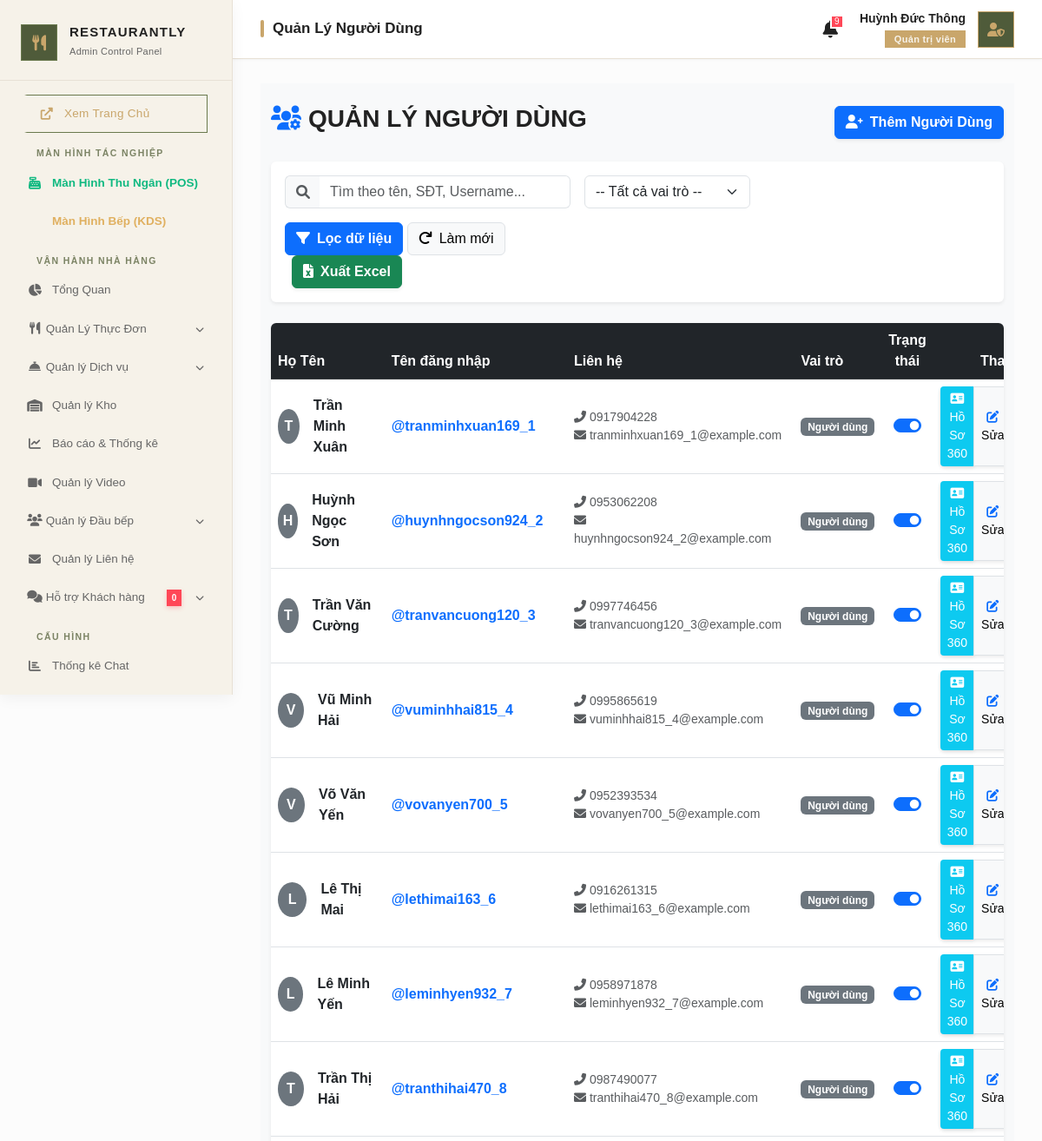
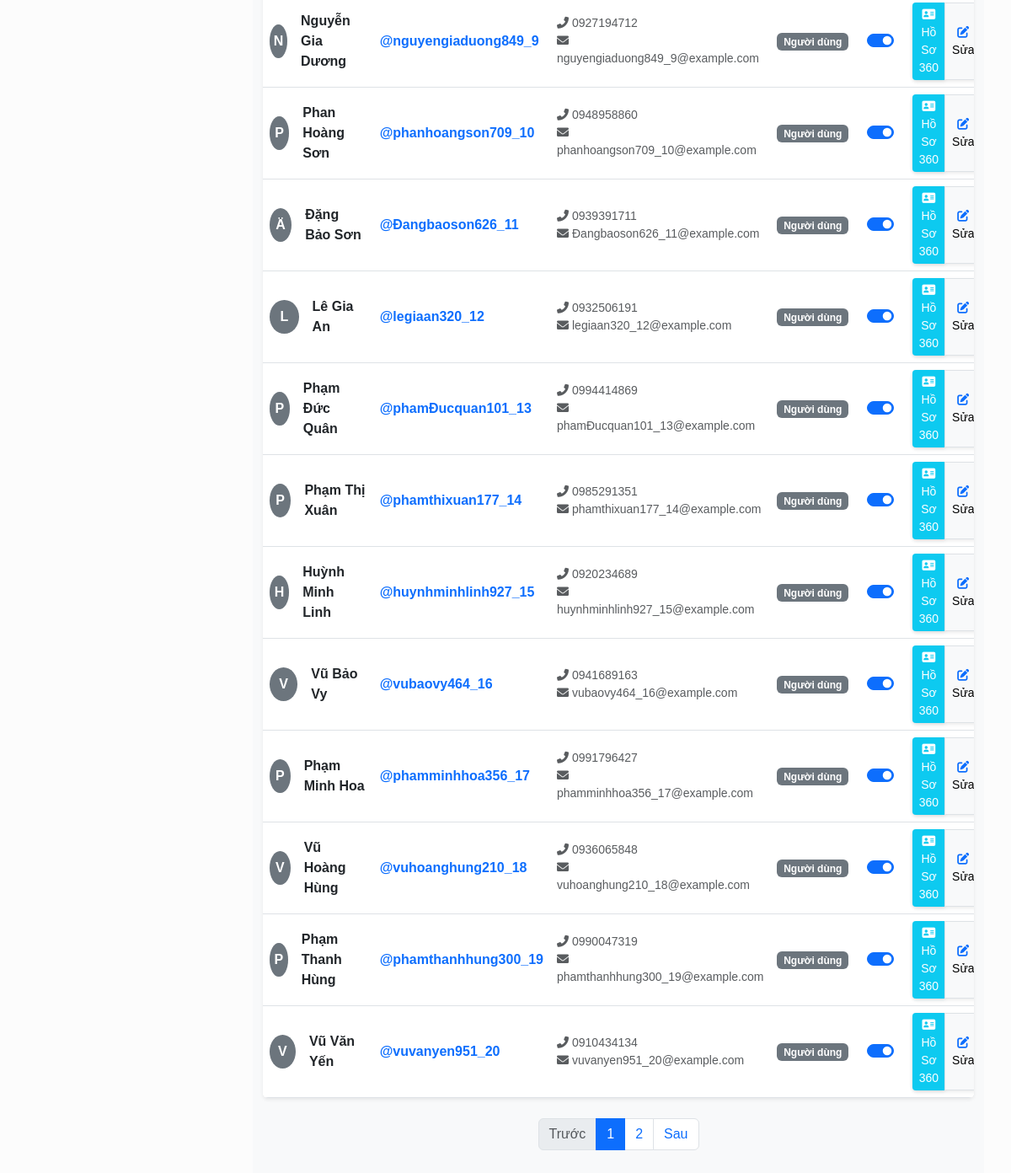
/admin/controllers/UserController.php (signed in), run on an earlier commit of the app's database (2 pictures, top to bottom).
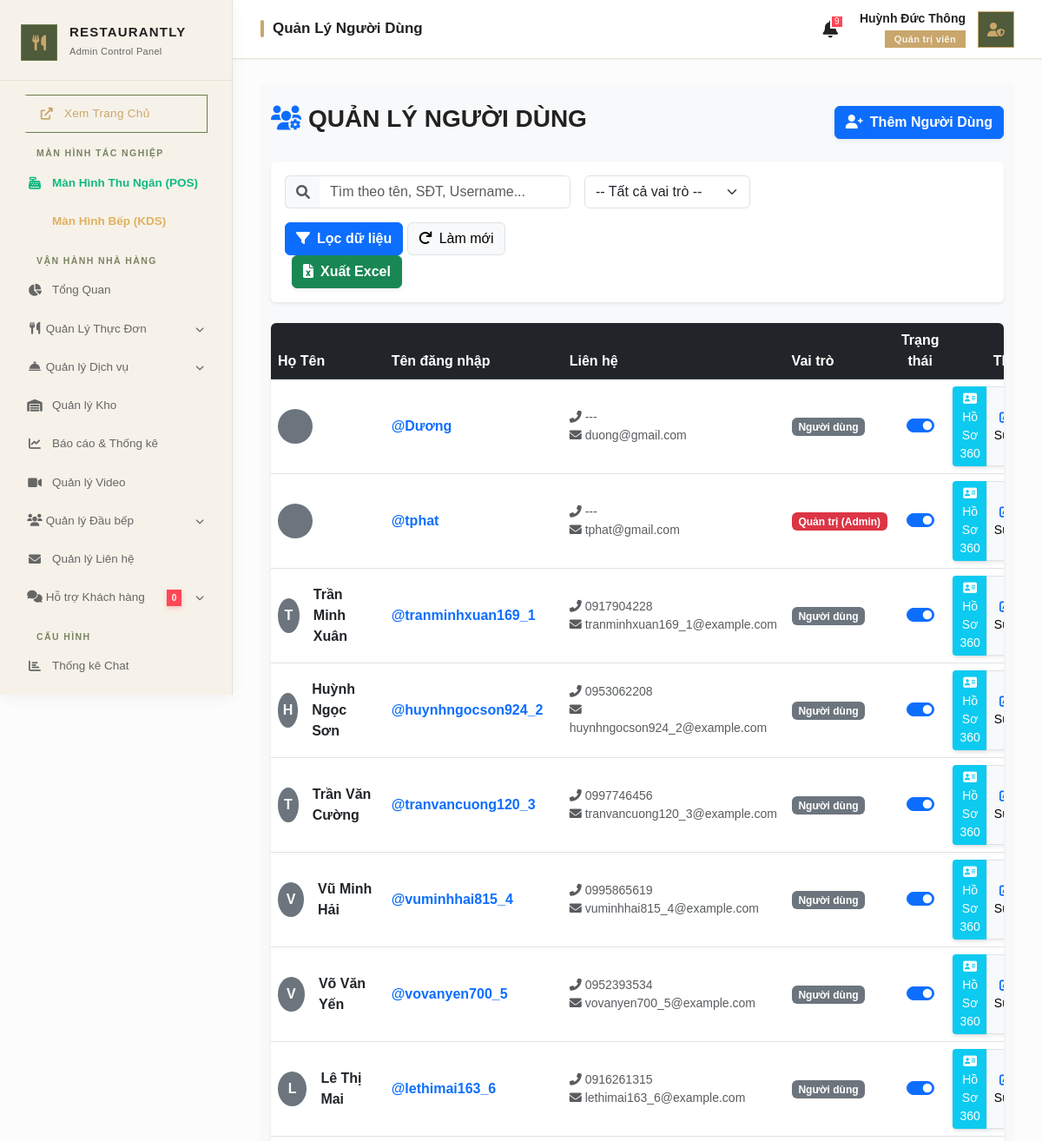
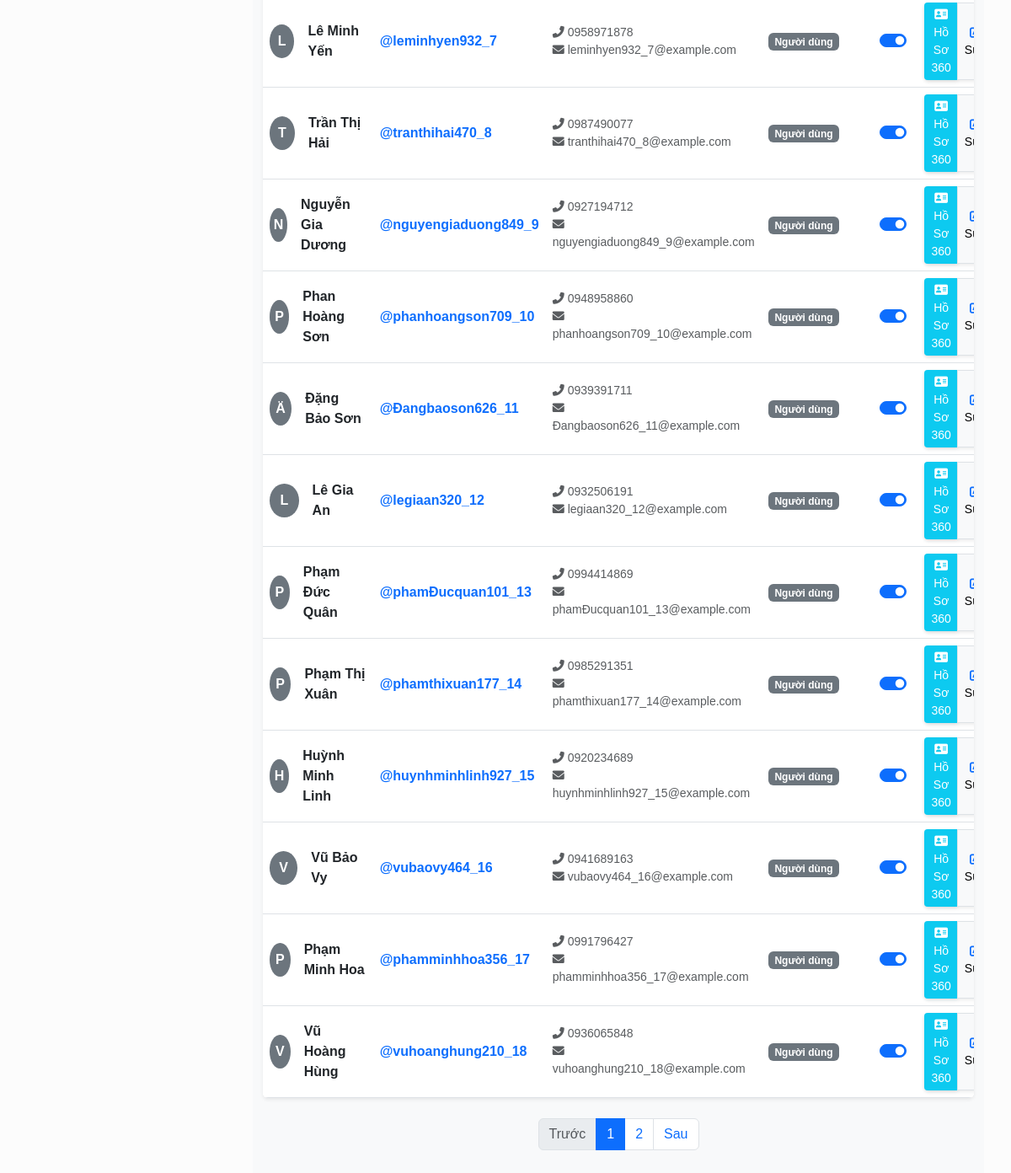
And on a later commit of the database (2 pictures, top to bottom).
### tables this page shows
CREATE TABLE `users` (
  `id` int(11) NOT NULL,
  `username` varchar(50) NOT NULL,
  `password` varchar(255) NOT NULL,
  `full_name` varchar(100) NOT NULL,
  `avatar` varchar(255) DEFAULT NULL,
  `avatar_blob` longblob DEFAULT NULL,
  `avatar_mime` varchar(50) DEFAULT NULL,
  `phone` varchar(20) DEFAULT NULL,
  `birthday` date DEFAULT NULL,
  `email` varchar(100) DEFAULT NULL,
  `google_id` varchar(255) DEFAULT NULL,
  `role` enum('admin','cashier','chef','waiter','customer','staff') DEFAULT 'customer',
  `is_active` tinyint(1) DEFAULT 1,
  `created_at` datetime DEFAULT current_timestamp(),
  `employee_id` int(11) DEFAULT NULL,
  `doneness` varchar(50) DEFAULT NULL,
  `flavor_profile` varchar(255) DEFAULT NULL,
  `fav_ingredients` varchar(255) DEFAULT NULL,
  `disliked_ingredients` varchar(255) DEFAULT NULL,
  `allergies` varchar(255) DEFAULT NULL
);

### admin/controllers/UserController.php (called while the page is built, shortened)
<?php
$db = (new Database())->getConnection();
$search = trim($_GET['search'] ?? '');
$filter_role = $_GET['role'] ?? '';
$page = isset($_GET['page']) ? max(1, (int)$_GET['page']) : 1;
$limit = 20;
$offset = ($page - 1) * $limit;
$where = ["1=1"];
$params = [];
$where_clause = implode(' AND ', $where);
$count_query = "SELECT COUNT(*) FROM users u WHERE $where_clause";
$stmt_count = $db->prepare($count_query);
$stmt_count->execute($params);
$total_records = $stmt_count->fetchColumn();
$total_pages = ceil($total_records / $limit);
$query = "
    SELECT u.*,
           COUNT(sb.id) as total_bookings,
           SUM(CASE WHEN sb.status = 'Completed' THEN sb.total_amount ELSE 0 END) as total_spent
    FROM users u
    LEFT JOIN service_bookings sb ON u.id = sb.user_id
    WHERE $where_clause
    GROUP BY u.id
    ORDER BY u.created_at DESC
    LIMIT $limit OFFSET $offset
";
$stmt_users = $db->prepare($query);
$stmt_users->execute($params);
$users = $stmt_users->fetchAll(PDO::FETCH_ASSOC);
require_once __DIR__ . '/../views/users/user_view.php';

### admin/views/users/user_view.php (the view, shortened to what the changed rows need)
<?php include __DIR__ . '/../../../public/admin_layout_header.php'; ?>
<div class="container-fluid py-4 bg-light min-vh-100">
    <div class="card shadow-sm border-0 overflow-hidden">
        <table class="table table-hover align-middle mb-0">
            <thead class="table-dark">
                <tr>
                    <th>Họ Tên</th>
                    <th>Tên đăng nhập</th>
                    <th>Liên hệ</th>
                    <th>Vai trò</th>
                    <th class="text-center">Trạng thái</th>
                    <th class="text-end">Thao tác</th>
                </tr>
            </thead>
            <tbody class="bg-white">
                <?php foreach ($users as $u): ?>
                    <tr>
                        <td>
                            <div class="d-flex align-items-center">
                                <div class="bg-secondary text-white rounded-circle d-flex justify-content-center align-items-center me-3" style="width: 40px; height: 40px; font-weight: bold;">
                                    <?= strtoupper(substr($u['full_name'], 0, 1)) ?>
                                </div>
                                <strong><?= htmlspecialchars($u['full_name']) ?></strong>
                            </div>
                        </td>
                        <td class="fw-bold text-primary">@<?= htmlspecialchars($u['username']) ?></td>
                        <td>
                            <div class="small text-muted"><i class="fas fa-phone-alt me-1"></i><?= htmlspecialchars($u['phone'] ?? '---') ?></div>
                            <div class="small text-muted"><i class="fas fa-envelope me-1"></i><?= htmlspecialchars($u['email'] ?? '---') ?></div>
                        </td>
                        <td>
                            <?php
                            $roles = [
                                'admin' => ['bg-danger', 'Quản trị (Admin)'],
                                'cashier' => ['bg-success', 'Thu ngân'],
                                'chef' => ['bg-warning text-dark', 'Bếp'],
                                'waiter' => ['bg-info text-dark', 'Phục vụ']
                            ];
                            $role_key = $u['role'] ?? '';
                            $role_data = $roles[$role_key] ?? ['bg-secondary', 'Người dùng'];
                            $role_badge = $role_data[0];
                            $role_name = $role_data[1];
                            ?>
                            <span class="badge <?= $role_badge ?>"><?= $role_name ?></span>
                        </td>
                        <td class="text-center">
                            <div class="form-check form-switch d-flex justify-content-center">
                                <input class="form-check-input toggle-status" type="checkbox" role="switch"
                                    data-id="<?= $u['id'] ?>" <?= $u['is_active'] ? 'checked' : '' ?>
                                    <?= ($u['id'] == $_SESSION['user_id']) ? 'disabled' : '' ?>>
                            </div>
                        </td>
                        <td class="text-end">
                            <div class="btn-group shadow-sm">
                                <button class="btn btn-sm btn-info text-white border-0 shadow-sm" onclick='openCrmModal(<?= htmlspecialchars(json_encode([
                                    "id" => $u["id"],
                                    "doneness" => $u["doneness"] ?? "",
                                    "flavor" => $u["flavor_profile"] ?? "",
                                    "fav" => $u["fav_ingredients"] ?? "",
                                    "dislike" => $u["disliked_ingredients"] ?? "",
                                    "allergies" => $u["allergies"] ?? "",
                                    "name" => $u["full_name"],
                                    "total_bookings" => $u["total_bookings"] ?? 0,
                                    "total_spent" => $u["total_spent"] ?? 0
                                ])) ?>)' title="Customer 360 View"><i class="fas fa-address-card"></i> Hồ Sơ 360</button>
                                <button class="btn btn-sm btn-light border" onclick='openEditModal(<?= json_encode($u) ?>)' title="Sửa thông tin"><i class="fas fa-edit text-primary"></i> Sửa</button>
                            </div>
                        </td>
                    </tr>
                <?php endforeach; ?>
            </tbody>
        </table>
    </div>
    <?php if ($total_pages > 1): ?>
        <nav aria-label="Page navigation" class="mt-4">
            <ul class="pagination justify-content-center">
                <?php for ($i = 1; $i <= $total_pages; $i++): ?>
                    <li class="page-item <?= ($page == $i) ? 'active' : '' ?>">
                        <a class="page-link" href="?page=<?= $i ?>&search=<?= urlencode($search) ?>&role=<?= urlencode($filter_role) ?>"><?= $i ?></a>
                    </li>
                <?php endfor; ?>
            </ul>
        </nav>
    <?php endif; ?>
</div>

What changed in the data, as far as the page shows it:
no longer on this page (row unchanged): users: full_name "P", full_name "Phạm Thanh Hùng", username "phamthanhhung300_19", phone "0990047319", email "phamthanhhung300_19@example.com", role "Người dùng", is_active "☑"
no longer on this page (row unchanged): users: full_name "V", full_name "Vũ Văn Yến", username "vuvanyen951_20", phone "0910434134", email "vuvanyen951_20@example.com", role "Người dùng", is_active "☑"
added users: username "Dương", phone "---", email "duong@gmail.com", role "Người dùng", is_active "☑"
added users: username "tphat", phone "---", email "tphat@gmail.com", role "Quản trị (Admin)", is_active "☑"
